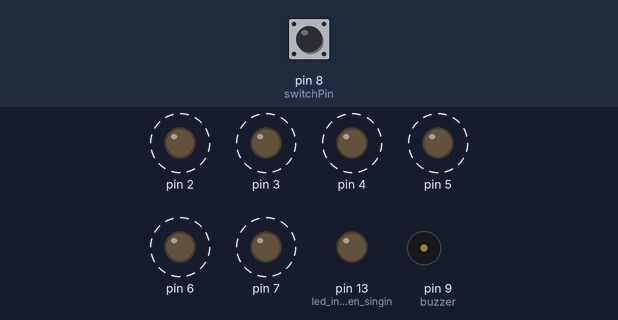
The sketch below on a simulated Arduino Uno, built with avr-gcc and run on an emulated ATmega328P. On the bench: output pins drawn as LEDs (lit = HIGH), buzzer (waves = sounding). Dashed ring = blinking. Inputs (shaded band) come from the test bench; at power-on: pin 8 (switchPin) LOW. Random numbers use the default seed unless the sketch sets one; pins used as bus, display or sensor lines are not drawn.

Above: at 0.6 s.
1.3 s: pin 8 (switchPin) pulled HIGH for 0.3 s
At 2.02 s:
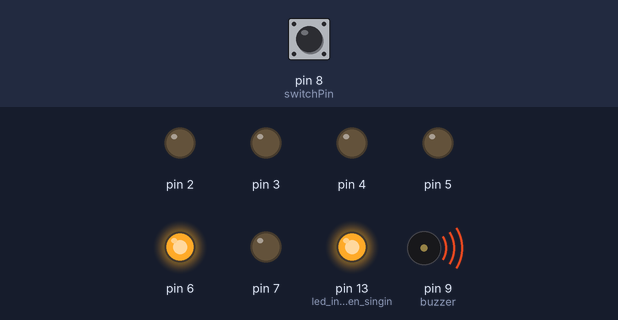
At 6.76 s:
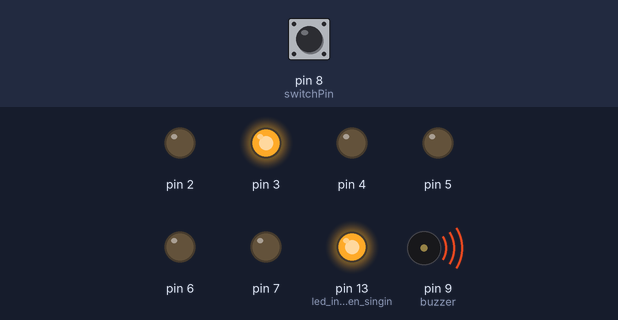
Timing chart, 0 to 13.3 s (numbered marks = the images above; inputs shaded):
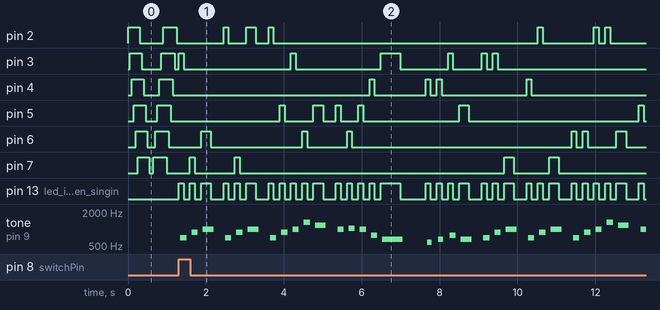

The sketch:

lostWoods.ino
```cpp
#include "pitches.h"
#define melodyPin 9

const int switchPin = 8;
int switchState = 0;
int prevSwitchState = 0;

//Lost Woods melody
int melody[] = {
  NOTE_F5, NOTE_A5, NOTE_B5,  // FAB
  NOTE_F5, NOTE_A5, NOTE_B5,  //FAB
  NOTE_F5, NOTE_A5, NOTE_B5, NOTE_E6, NOTE_D6, //FABE D

  NOTE_B5, NOTE_C6, NOTE_B5, NOTE_G5, NOTE_E5, //BCBGE
  NOTE_D5, NOTE_E5, NOTE_G5, NOTE_E5, //ED*BE


  NOTE_F5, NOTE_A5, NOTE_B5,  // FAB
  NOTE_F5, NOTE_A5, NOTE_B5,  //FAB
  NOTE_F5, NOTE_A5, NOTE_B5, NOTE_E6, NOTE_D6, //FABE D

  NOTE_B5, NOTE_C5, NOTE_E6, NOTE_B5, NOTE_G5, //BCEBG
  NOTE_B5, NOTE_G5, NOTE_D5, NOTE_E5, //BGDE

  NOTE_D5, NOTE_E5, NOTE_F5, NOTE_G5, NOTE_A5, NOTE_B5, NOTE_C6, NOTE_B5, NOTE_E5,
  NOTE_F5, NOTE_G5, NOTE_A5, NOTE_B5, NOTE_C6, NOTE_D6, NOTE_E6, NOTE_F6, NOTE_G6,
  NOTE_D5, NOTE_E5, NOTE_F5, NOTE_G5, NOTE_A5, NOTE_B5, NOTE_C6, NOTE_B5, NOTE_E5,

  NOTE_D5, NOTE_C5, 0, NOTE_F5, NOTE_E5, 0, NOTE_G5, NOTE_F5, 0,
  NOTE_A5, NOTE_G5, 0, NOTE_B5, NOTE_A5, 0, NOTE_C6, NOTE_B5, 0,
  NOTE_D6, NOTE_C6, 0, NOTE_B5, NOTE_C6, 0, NOTE_A5, NOTE_B5, 0, 0, NOTE_E6,
};
//Mario main them tempo
int tempo[] = {
  8, 8, 4, //good
  8, 8, 4, //good
  8, 8, 8, 8, 4, //good

  8, 8, 8, 8, 2, //good
  8, 8, 8, 4, //good

  8, 8, 4,//good
  8, 8, 4,//good
  8, 8, 8, 8, 4, //good

  8, 8, 8, 8, 2,
  8, 8, 8, 2,

  8, 8, 4, 8, 8, 4, 8, 8, 2,
  8, 8, 4, 8, 8, 4, 8, 8, 2,
  8, 8, 4, 8, 8, 4, 8, 8, 2,

  8, 16, 16, 8, 16, 16, 8, 16, 16,
  8, 16, 16, 8, 16, 16, 8, 16, 16,
  8, 16, 16, 16, 16, 16, 16, 2, 2, 12, 4,


};

void setup() {
  pinMode(9, OUTPUT);//buzzer
  pinMode(13, OUTPUT);//led indicator when singing a note
  for (int i = 2; i < 8; i++) {
    pinMode(i, OUTPUT);
  }
  pinMode(switchPin, INPUT);
}

void loop() {
  switchState = digitalRead(switchPin);
  while (switchState == HIGH) {
    sing(1);
    switchState = digitalRead(switchPin);
  }
  while (switchState == LOW) {
    switchState = digitalRead(switchPin);
    for (int i = 2; i < 8; i++) {
      digitalWrite(i, HIGH);
      delay(50);
    }
    switchState = digitalRead(switchPin);

    for (int i = 2; i < 8; i++) {
      digitalWrite(i, LOW);
      delay(50);
    }
    switchState = digitalRead(switchPin);
    for (int i = 8; i >= 2; i--) {
      digitalWrite(i, HIGH);
      delay(50);
    }
    switchState = digitalRead(switchPin);
    for (int i = 8; i >= 2; i--) {
      digitalWrite(i, LOW);
      delay(50);
    }
    switchState = digitalRead(switchPin);

  }
}
int song = 0;

void sing(int s) {
  // iterate over the notes of the melody:
  song = s;
  Serial.println(" 'Mario Theme'");
  int size = sizeof(melody) / sizeof(int);
  for (int thisNote = 0; thisNote < size; thisNote++) {

    // to calculate the note duration, take one second
    // divided by the note type.
    //e.g. quarter note = 1000 / 4, eighth note = 1000/8, etc.
    int noteDuration = 1000 / tempo[thisNote];

    buzz(melodyPin, melody[thisNote], noteDuration);

    // to distinguish the notes, set a minimum time between them.
    // the note's duration + 30% seems to work well:
    int pauseBetweenNotes = noteDuration * 1.30;
    delay(pauseBetweenNotes);

    // stop the tone playing:
    buzz(melodyPin, 0, noteDuration);

  }
}
int pin = 0;
void buzz(int targetPin, long frequency, long length) {
  digitalWrite(13, HIGH);
  pin = random(2, 8);
  digitalWrite(pin, HIGH);
  long delayValue = 1000000 / frequency / 2; // calculate the delay value between transitions
  //// 1 second's worth of microseconds, divided by the frequency, then split in half since
  //// there are two phases to each cycle
  long numCycles = frequency * length / 1000; // calculate the number of cycles for proper timing
  //// multiply frequency, which is really cycles per second, by the number of seconds to
  //// get the total number of cycles to produce
  for (long i = 0; i < numCycles; i++) { // for the calculated length of time...
    digitalWrite(targetPin, HIGH); // write the buzzer pin high to push out the diaphram
    delayMicroseconds(delayValue); // wait for the calculated delay value
    digitalWrite(targetPin, LOW); // write the buzzer pin low to pull back the diaphram
    delayMicroseconds(delayValue); // wait again or the calculated delay value
  }
  digitalWrite(pin, LOW);
  digitalWrite(13, LOW);

}
```

pitches.h
```cpp
/*************************************************
 * Public Constants
 *************************************************/

#define NOTE_B0  31
#define NOTE_C1  33
#define NOTE_CS1 35
#define NOTE_D1  37
#define NOTE_DS1 39
#define NOTE_E1  41
#define NOTE_F1  44
#define NOTE_FS1 46
#define NOTE_G1  49
#define NOTE_GS1 52
#define NOTE_A1  55
#define NOTE_AS1 58
#define NOTE_B1  62
#define NOTE_C2  65
#define NOTE_CS2 69
#define NOTE_D2  73
#define NOTE_DS2 78
#define NOTE_E2  82
#define NOTE_F2  87
#define NOTE_FS2 93
#define NOTE_G2  98
#define NOTE_GS2 104
#define NOTE_A2  110
#define NOTE_AS2 117
#define NOTE_B2  123
#define NOTE_C3  131
#define NOTE_CS3 139
#define NOTE_D3  147
#define NOTE_DS3 156
#define NOTE_E3  165
#define NOTE_F3  175
#define NOTE_FS3 185
#define NOTE_G3  196
#define NOTE_GS3 208
#define NOTE_A3  220
#define NOTE_AS3 233
#define NOTE_B3  247
#define NOTE_C4  262
#define NOTE_CS4 277
#define NOTE_D4  294
#define NOTE_DS4 311
#define NOTE_E4  330
#define NOTE_F4  349
#define NOTE_FS4 370
#define NOTE_G4  392
#define NOTE_GS4 415
#define NOTE_A4  440
#define NOTE_AS4 466
#define NOTE_B4  494
#define NOTE_C5  523
#define NOTE_CS5 554
#define NOTE_D5  587
#define NOTE_DS5 622
#define NOTE_E5  659
#define NOTE_F5  698
#define NOTE_FS5 740
#define NOTE_G5  784
#define NOTE_GS5 831
#define NOTE_A5  880
#define NOTE_AS5 932
#define NOTE_B5  988
#define NOTE_C6  1047
#define NOTE_CS6 1109
#define NOTE_D6  1175
#define NOTE_DS6 1245
#define NOTE_E6  1319
#define NOTE_F6  1397
#define NOTE_FS6 1480
#define NOTE_G6  1568
#define NOTE_GS6 1661
#define NOTE_A6  1760
#define NOTE_AS6 1865
#define NOTE_B6  1976
#define NOTE_C7  2093
#define NOTE_CS7 2217
#define NOTE_D7  2349
#define NOTE_DS7 2489
#define NOTE_E7  2637
#define NOTE_F7  2794
#define NOTE_FS7 2960
#define NOTE_G7  3136
#define NOTE_GS7 3322
#define NOTE_A7  3520
#define NOTE_AS7 3729
#define NOTE_B7  3951
#define NOTE_C8  4186
#define NOTE_CS8 4435
#define NOTE_D8  4699
#define NOTE_DS8 4978
```
